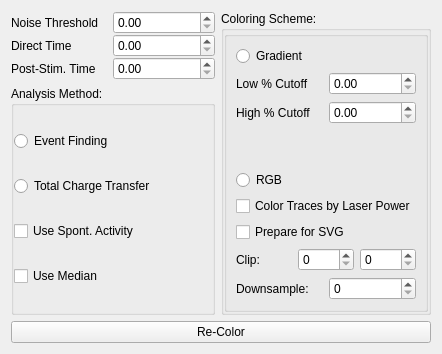
<?xml version="1.0" encoding="UTF-8"?>
<ui version="4.0">
 <class>UncagingControlWidget</class>
 <widget class="QWidget" name="UncagingControlWidget">
  <property name="geometry">
   <rect>
    <x>0</x>
    <y>0</y>
    <width>442</width>
    <height>354</height>
   </rect>
  </property>
  <property name="windowTitle">
   <string>Form</string>
  </property>
  <layout class="QGridLayout" name="gridLayout_4">
   <item row="0" column="0">
    <layout class="QGridLayout" name="gridLayout">
     <property name="spacing">
      <number>0</number>
     </property>
     <item row="0" column="0">
      <widget class="QLabel" name="label">
       <property name="text">
        <string>Noise Threshold</string>
       </property>
      </widget>
     </item>
     <item row="0" column="1">
      <widget class="QDoubleSpinBox" name="thresholdSpin"/>
     </item>
     <item row="1" column="0">
      <widget class="QLabel" name="label_3">
       <property name="text">
        <string>Direct Time</string>
       </property>
      </widget>
     </item>
     <item row="1" column="1">
      <widget class="QDoubleSpinBox" name="directTimeSpin"/>
     </item>
     <item row="2" column="0">
      <widget class="QLabel" name="label_2">
       <property name="text">
        <string>Post-Stim. Time</string>
       </property>
      </widget>
     </item>
     <item row="2" column="1">
      <widget class="QDoubleSpinBox" name="poststimTimeSpin"/>
     </item>
    </layout>
   </item>
   <item row="0" column="1" rowspan="2">
    <widget class="QGroupBox" name="groupBox_4">
     <property name="title">
      <string>Coloring Scheme:</string>
     </property>
     <layout class="QHBoxLayout" name="horizontalLayout">
      <property name="spacing">
       <number>0</number>
      </property>
      <property name="margin">
       <number>0</number>
      </property>
      <item>
       <widget class="QGroupBox" name="groupBox_2">
        <property name="title">
         <string/>
        </property>
        <layout class="QGridLayout" name="gridLayout_3">
         <item row="0" column="0" colspan="2">
          <widget class="QRadioButton" name="gradientRadio">
           <property name="text">
            <string>Gradient</string>
           </property>
          </widget>
         </item>
         <item row="1" column="0" colspan="2">
          <layout class="QHBoxLayout" name="horizontalLayout_2">
           <item>
            <widget class="QLabel" name="label_4">
             <property name="text">
              <string>Low % Cutoff</string>
             </property>
            </widget>
           </item>
           <item>
            <widget class="QDoubleSpinBox" name="colorSpin1"/>
           </item>
          </layout>
         </item>
         <item row="2" column="0" colspan="2">
          <layout class="QHBoxLayout" name="horizontalLayout_3">
           <item>
            <widget class="QLabel" name="label_5">
             <property name="text">
              <string>High % Cutoff</string>
             </property>
            </widget>
           </item>
           <item>
            <widget class="QDoubleSpinBox" name="colorSpin3">
             <property name="maximum">
              <double>100.000000000000000</double>
             </property>
            </widget>
           </item>
          </layout>
         </item>
         <item row="3" column="0" rowspan="2" colspan="2">
          <widget class="GradientWidget" name="gradientWidget" native="true"/>
         </item>
         <item row="5" column="0" colspan="2">
          <widget class="QRadioButton" name="rgbRadio">
           <property name="text">
            <string>RGB</string>
           </property>
          </widget>
         </item>
         <item row="7" column="0" colspan="2">
          <widget class="QCheckBox" name="colorTracesCheck">
           <property name="text">
            <string>Color Traces by Laser Power</string>
           </property>
          </widget>
         </item>
         <item row="8" column="0" colspan="2">
          <widget class="QCheckBox" name="svgCheck">
           <property name="text">
            <string>Prepare for SVG</string>
           </property>
          </widget>
         </item>
         <item row="9" column="0" colspan="2">
          <layout class="QHBoxLayout" name="horizontalLayout_4">
           <item>
            <widget class="QLabel" name="label_6">
             <property name="text">
              <string>Clip:</string>
             </property>
            </widget>
           </item>
           <item>
            <widget class="QSpinBox" name="lowClipSpin"/>
           </item>
           <item>
            <widget class="QSpinBox" name="highClipSpin"/>
           </item>
          </layout>
         </item>
         <item row="10" column="0" colspan="2">
          <layout class="QHBoxLayout" name="horizontalLayout_5">
           <item>
            <widget class="QLabel" name="label_7">
             <property name="text">
              <string>Downsample:</string>
             </property>
            </widget>
           </item>
           <item>
            <widget class="QSpinBox" name="downsampleSpin"/>
           </item>
          </layout>
         </item>
        </layout>
       </widget>
      </item>
     </layout>
    </widget>
   </item>
   <item row="1" column="0">
    <widget class="QGroupBox" name="groupBox">
     <property name="title">
      <string>Analysis Method:</string>
     </property>
     <layout class="QGridLayout" name="gridLayout_2">
      <property name="margin">
       <number>0</number>
      </property>
      <property name="spacing">
       <number>0</number>
      </property>
      <item row="0" column="0">
       <widget class="QRadioButton" name="eventFindRadio">
        <property name="text">
         <string>Event Finding</string>
        </property>
       </widget>
      </item>
      <item row="1" column="0">
       <widget class="QRadioButton" name="chargeTransferRadio">
        <property name="text">
         <string>Total Charge Transfer</string>
        </property>
       </widget>
      </item>
      <item row="2" column="0">
       <widget class="QCheckBox" name="useSpontActCheck">
        <property name="text">
         <string>Use Spont. Activity</string>
        </property>
       </widget>
      </item>
      <item row="3" column="0">
       <widget class="QCheckBox" name="medianCheck">
        <property name="text">
         <string>Use Median</string>
        </property>
       </widget>
      </item>
     </layout>
    </widget>
   </item>
   <item row="2" column="0" colspan="2">
    <widget class="QPushButton" name="recolorBtn">
     <property name="text">
      <string>Re-Color</string>
     </property>
    </widget>
   </item>
  </layout>
 </widget>
 <customwidgets>
  <customwidget>
   <class>GradientWidget</class>
   <extends>QWidget</extends>
   <header>acq4.pyqtgraph.GradientWidget</header>
   <container>1</container>
  </customwidget>
 </customwidgets>
 <resources/>
 <connections/>
</ui>
